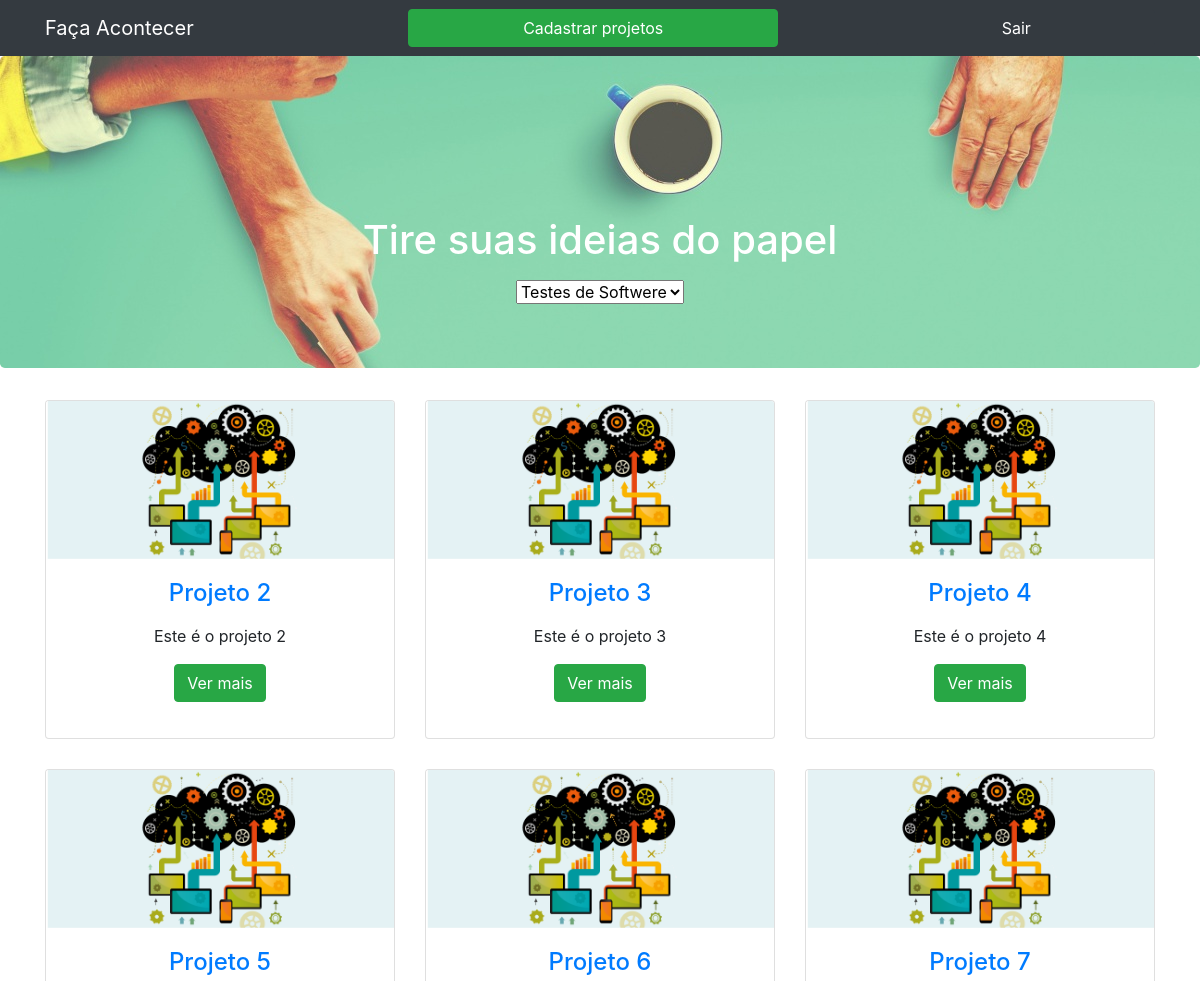
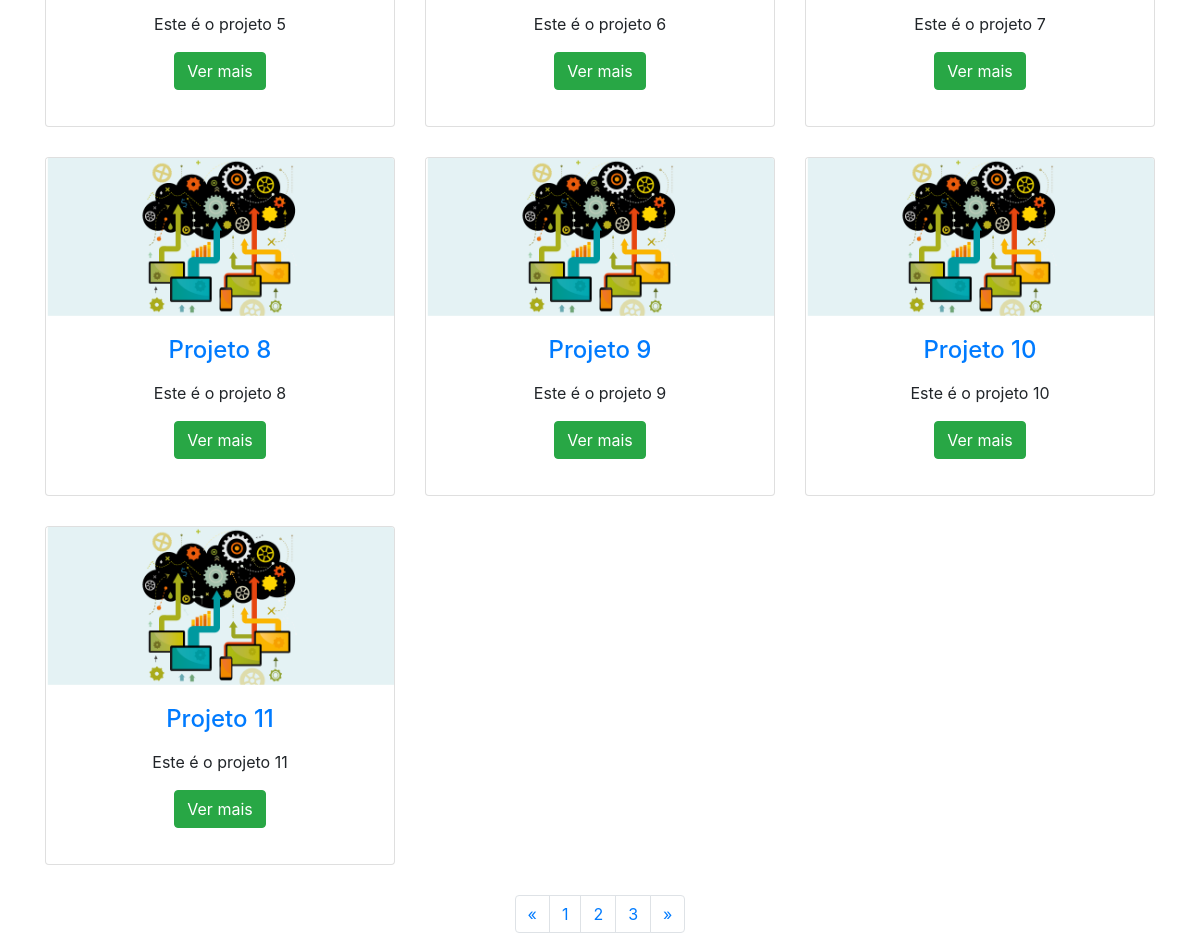
Screenshot of /portfolio.php with the database file from the repository (2 pictures, top to bottom).
### tables this page shows
CREATE TABLE `projetos` (
  `id_projetos` int(11) NOT NULL,
  `data_created` timestamp NOT NULL DEFAULT CURRENT_TIMESTAMP ON UPDATE CURRENT_TIMESTAMP,
  `nome_projeto` varchar(50) NOT NULL DEFAULT 'NOT NULL',
  `img_projeto` longblob NOT NULL,
  `resumo_projetos` varchar(100) NOT NULL,
  `descricao_projeto` varchar(300) NOT NULL,
  `autor_projeto` varchar(50) NOT NULL DEFAULT 'NOT NULL',
  `contato_projeto` varchar(50) DEFAULT NULL,
  `tag` varchar(50) NOT NULL DEFAULT 'NOT NULL',
  `email` varchar(50) NOT NULL DEFAULT 'NOT NULL'
);

### portfolio.php (the view, shortened to what this page needs)
<?php
include_once ("conexaobd.php");
$result_projetos = "SELECT * FROM projetos";
$resultado_projetos = mysqli_query ($connect, $result_projetos);
 ?>
<!DOCTYPE html>
<html lang="en">
  <head>
    <link href="css/bootstrap.min.css" rel="stylesheet">
    <link href="css/modern-business.css" rel="stylesheet">
  </head>
  <body>
    <nav class="navbar fixed-top navbar-expand-lg navbar-dark bg-dark fixed-top ">
      <div class="container">
        <a class="navbar-brand "   href="#">Faça Acontecer</a>
            <a class="nav-item">
             <a  class="btn btn-success col-sm-4 "  href="form_cadastro - projetos.php">Cadastrar projetos</a>
             <a class="btn btn-dark  col-sm-3"  href="sair.php"> Sair</a>
            </a>
        </div>
    </nav>
 <section class="jumbotron text-center" style="background-image: url(img/start_up.jpg);">
        <div class="container">
          <br>
          <br>
		  <br>
		  <br>
		  <h1 class="jumbotron-heading" style="color: #ffff ">Tire suas  ideias  do papel</h1>
				<form action="" method="post" enctype="multipart/form-data">
						<select name="Categoria">
							<?php
							$consulta = "select tag from projetos";
							$resultado = mysqli_query($connect, $consulta);
							while($row=mysqli_fetch_array($resultado, MYSQLI_ASSOC)){
							echo "<option value='".$row['tag']."'>".$row['tag']."</option>";
							}
							?>
						</select>
				</form>
        </div>
      </section>
    <div class="container"  >
        <div class="row">
       <?php while ($row_projetos = mysqli_fetch_assoc($resultado_projetos)) { ?>
        <div class="col-lg-4 col-sm-6 portfolio-item">
          <div class="card h-100">
            <img class="card-img-top" src= img/projeto.png >
            <div class="card-body caption text-center" >
              <h4 class="card-title">
                 <a href="perfil_projeto.php ?id_projetos=<?php echo $row_projetos['id_projetos']; ?>" ><?php echo $row_projetos ['nome_projeto'];?> </a>
              </h4>
              <p class="card-text"> </p> <?php echo $row_projetos ['resumo_projetos']; ?>
              <p> <a href="perfil_projeto.php ?id_projetos=<?php echo $row_projetos['id_projetos']; ?>"  class="btn btn-success" role= "butom" > Ver mais </a></p>
            </div>
          </div>
      </div>
            <?php } ?>
      </div>
      <ul class="pagination justify-content-center">
        <li class="page-item">
          <a class="page-link" href="#" aria-label="Previous">
            <span aria-hidden="true">&laquo;</span>
          </a>
        </li>
        <li class="page-item">
          <a class="page-link" href="#">1</a>
        </li>
        <li class="page-item">
          <a class="page-link" href="#">2</a>
        </li>
        <li class="page-item">
          <a class="page-link" href="#">3</a>
        </li>
        <li class="page-item">
          <a class="page-link" href="#" aria-label="Next">
            <span aria-hidden="true">&raquo;</span>
          </a>
        </li>
      </ul>
    </div>
  </body>
</html>

### css/modern-business.css (style rules this page uses)
body { padding-top: 54px; }
@media (min-width: 992px) { body { padding-top: 56px; } }
.portfolio-item { margin-bottom: 30px; }

### rows the page displays
projetos: nome_projeto "Projeto 2", resumo_projetos "Este é o projeto 2"
projetos: nome_projeto "Projeto 3", resumo_projetos "Este é o projeto 3"
projetos: nome_projeto "Projeto 4", resumo_projetos "Este é o projeto 4"
projetos: nome_projeto "Projeto 5", resumo_projetos "Este é o projeto 5"
projetos: nome_projeto "Projeto 6", resumo_projetos "Este é o projeto 6"
projetos: nome_projeto "Projeto 7", resumo_projetos "Este é o projeto 7"
projetos: nome_projeto "Projeto 8", resumo_projetos "Este é o projeto 8"
projetos: nome_projeto "Projeto 9", resumo_projetos "Este é o projeto 9"
projetos: nome_projeto "Projeto 10", resumo_projetos "Este é o projeto 10"
projetos: nome_projeto "Projeto 11", resumo_projetos "Este é o projeto 11"

### other values shown
form field Categoria "Testes de Softwere"
